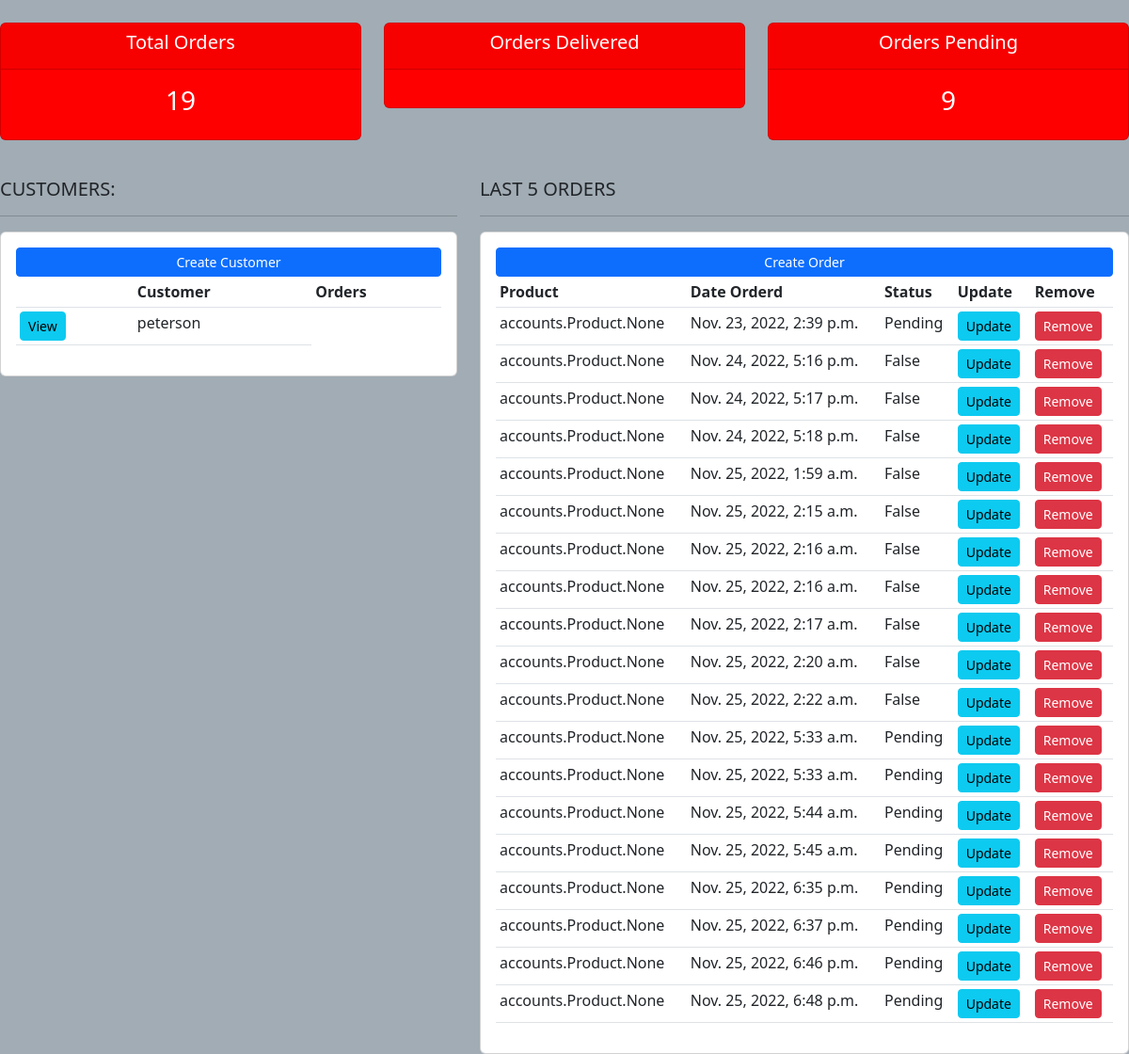
Before: / with the older database file.
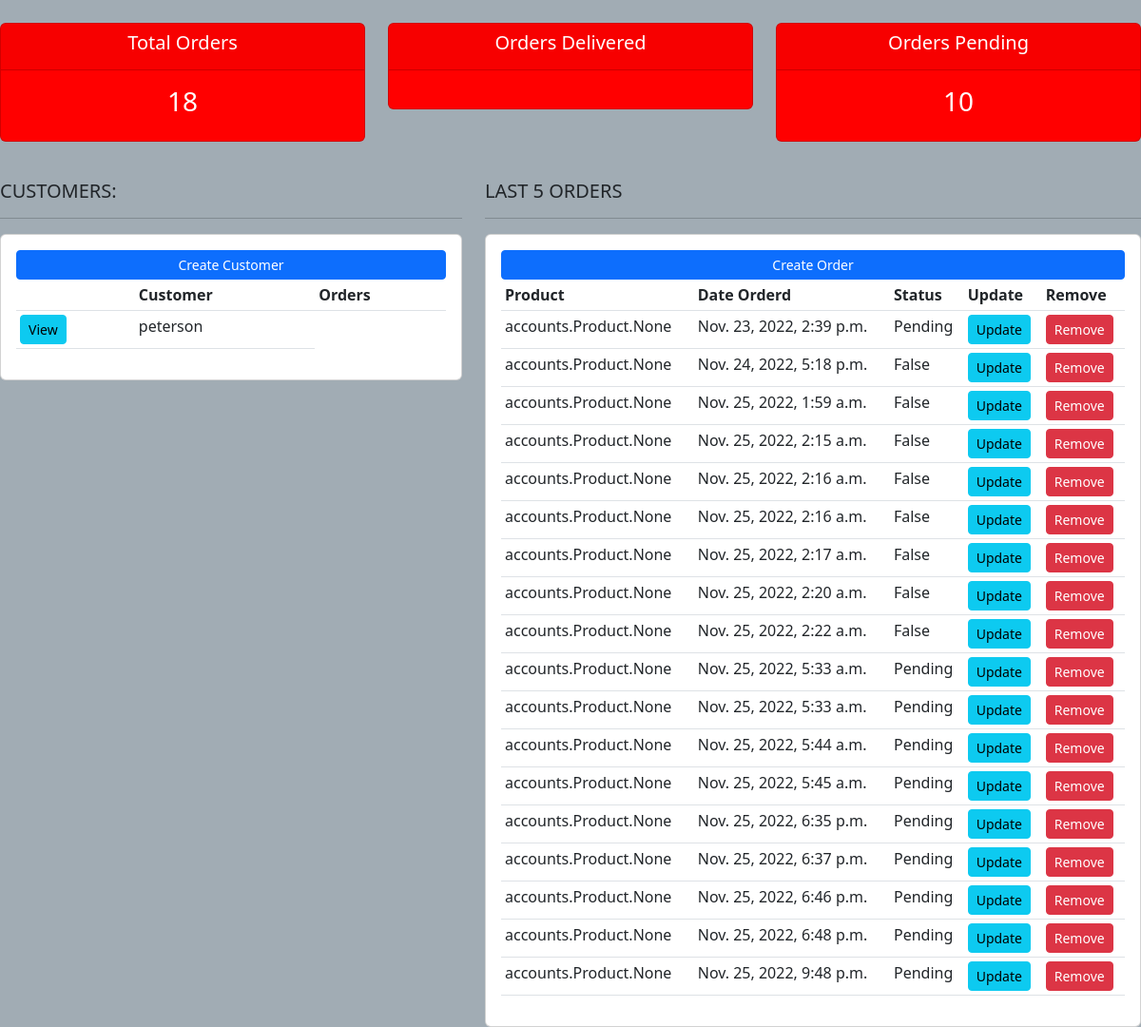
After: the same page with the newer database file.
### accounts/models.py (models this page shows)
class OrderPro(models.Model):
    STATUS = (
        ('Pending', 'Pending'),
        ('Out for delivery', 'Out for delivery'),
        ('Delivered', 'Delivered'),
    )
    created_on = models.DateTimeField(auto_now_add=True, null=True)
    price = models.DecimalField(max_digits=7, decimal_places=2, null=True)
    items = models.ManyToManyField(Product, verbose_name='product', blank=True)
    status = models.CharField(max_length=200, default='Pending', blank=True , choices=STATUS)
    customer = models.ForeignKey(User, verbose_name='customer', null = True, on_delete=models.SET_NULL)
    bagger = models.OneToOneField(User, null=True, related_name='bagger', on_delete=models.SET_NULL)
    class Meta:
        ordering = ('created_on',)

### accounts/views.py (the view)
# urls.py: path('', views.home, name="home"),
def home(request):
    orders = OrderPro.objects.all()
    customers = User.objects.all()
    total_customers = customers.count()
    total_orders = orders.count
    delievered = orders.filter(status='Delivered').count()
    pending = orders.filter(status='Pending').count()
    context = {'orders':orders,
                'customers':customers,
                'total_customers':total_customers,
                'total_orders' : total_orders,
                'delievered' : delievered,
                'pending' : pending
            }
    return render(request, 'accounts/dashboard.html', context)

### accounts/templates/accounts/dashboard.html
{% extends 'accounts/base.html'   %}
{% block content %}
{% include 'accounts/status.html' %}
<br>
<div class="row">
	<div class="col-md-5">
		<h5>CUSTOMERS:</h5>
		<hr>
		<div class="card card-body">
			<a class="btn btn-primary  btn-sm btn-block" href="">Create Customer</a>
			<table class="table table-sm">
				<tr>
					<th></th>
					<th>Customer</th>
					<th>Orders</th>
				</tr>
				{% for customer in customers %}
					<tr>
						<td><a class="btn btn-sm btn-info" href="{% url 'customer' customer.id %}">View</a></td>
						<td>{{customer.username}}</td>
					</tr>
				{% endfor %}
			</table>
		</div>
	</div>
	<div class="col-md-7">
		<h5>LAST 5 ORDERS</h5>
		<hr>
		<div class="card card-body">
			<a class="btn btn-primary  btn-sm btn-block" href="">Create Order</a>
			<table class="table table-sm">
				<tr>
					<th>Product</th>
					<th>Date Orderd</th>
					<th>Status</th>
					<th>Update</th>
					<th>Remove</th>
				</tr>
				{% for order in orders %}
					<tr>
						<td>{{order.items}}</td>
						<td>{{order.created_on}}</td>
						<td>{{order.status}}</td>
						<td><a class="btn btn-sm btn-info" href="{% url 'update_order' order.id %}">Update</a></td>
						<td><a class="btn btn-sm btn-danger" href="{% url 'cancel_order' order.id %}">Remove</a></td>
					</tr>
				{% endfor %}
			</table>
		</div>
	</div>
</div>
{% endblock content %}

### accounts/templates/accounts/base.html (shortened to what this page needs)
<!DOCTYPE html>
<html>
    <head>
        <link href="https://cdn.jsdelivr.net/npm/bootstrap@5.2.2/dist/css/bootstrap.min.css" rel="stylesheet">
    </head>
    <body style="background-color:#a1acb4;">
        {% block content %}{% endblock content %}
    </body>
</html>

### accounts/templates/accounts/status.html (shortened to what this page needs)
{% extends 'accounts/base.html'   %}
{% block content %}
<br>
<div class="row">
	<div class="col">
		<div class="col-md">
			<div class="card text-center text-white  mb-3" id="total-orders" style="background-color: red;">
			  	<div class="card-header">
			  		<h5 class="card-title">Total Orders</h5>
			  	</div>
			  	<div class="card-body">
			    	<h3 class="card-title">{{total_orders}}</h3>
			  	</div>
			</div>
		</div>
	</div>
	<div class="col">
		<div class="col-md">
			<div class="card text-center text-white  mb-3" id="orders-delivered" style="background-color: red;">
			  	<div class="card-header">
			  		<h5 class="card-title">Orders Delivered</h5>
			  	</div>
			  	<div class="card-body">
			  	</div>
			</div>
		</div>
	</div>
	<div class="col">
		<div class="col-md">
			<div class="card text-center text-white  mb-3" id="orders-pending" style="background-color: red;">
			  	<div class="card-header">
			  		<h5 class="card-title">Orders Pending</h5>
			  	</div>
			  	<div class="card-body">
			    	<h3 class="card-title">{{pending}}</h3>
			  	</div>
			</div>
		</div>
	</div>
</div>
{% endblock content %}

Changed rows visible on the page:
removed OrderPro: items "accounts.Product.None", created_on "Nov. 24, 2022, 5:16 p.m.", status "False"
removed OrderPro: items "accounts.Product.None", created_on "Nov. 24, 2022, 5:17 p.m.", status "False"
added OrderPro: items "accounts.Product.None", created_on "Nov. 25, 2022, 9:48 p.m.", status "Pending"
Other visible differences:
{{ total_orders }}: "19" → "18"
{{ pending }}: "9" → "10"
